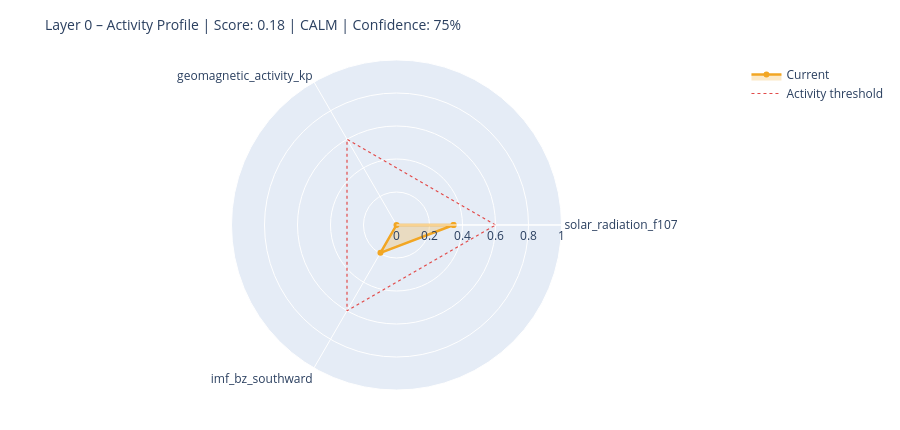

This figure's notebook cell:
### Markdown cell above
---
## 6. State Assessment & Handoff to Layer 1

### Code cell
# ============================================================
# STEP 1 – Collect raw values with source modes
# Mode: 'primary' | 'fallback_3h' | 'last_valid' | 'missing'
# ============================================================

def safe_last(df, col):
    if df is None or col not in df.columns: return None
    s = df[col].dropna()
    return float(s.iloc[-1]) if not s.empty else None

f107_now = safe_last(df_f107, 'f10.7')
bz_now   = safe_last(df_mag,  'bz_gsm')
kp_now   = safe_last(df_kp,   'kp')
sw_now   = safe_last(df_sw,   'speed')

source_modes = {
    'F10.7':    'primary'  if f107_now is not None else 'missing',
    'Kp':       'primary'  if kp_now   is not None else 'missing',
    'IMF_Bz':   'primary'  if bz_now   is not None else 'missing',
    'SW_speed': 'primary'  if sw_now   is not None else 'missing',
}

# Kp Fallback – 3h endpoint
if kp_now is None:
    try:
        r = requests.get(
            'https://services.swpc.noaa.gov/json/noaa-planetary-k-index.json',
            timeout=10)
        r.raise_for_status()
        fb = pd.DataFrame(r.json())
        tc = next((c for c in fb.columns if 'time' in c.lower()), fb.columns[0])
        kc = next((c for c in fb.columns if 'kp' in c.lower() and c != tc), None)
        if kc:
            fb[kc] = fb[kc].astype(str).str.extract(r'([0-9]+(?:\.[0-9]*)?)')[0]
            fb[kc] = pd.to_numeric(fb[kc], errors='coerce')
            fb = fb[fb[kc] >= 0].dropna(subset=[kc])
            if not fb.empty:
                kp_now = float(fb[kc].iloc[-1])
                source_modes['Kp'] = 'fallback_3h'
                print(f'  Kp fallback (3h): {kp_now:.1f}')
    except Exception as e:
        print(f'  Kp fallback failed: {e}')

# Solar Wind Fallback – last valid value
if sw_now is None and df_sw is not None and 'speed' in df_sw.columns:
    s = df_sw['speed'].dropna()
    if not s.empty:
        sw_now = float(s.iloc[-1])
        source_modes['SW_speed'] = 'last_valid'
        print(f'  SW fallback (last_valid): {sw_now:.0f} km/s')

print()
print('Source modes:', source_modes)

# ============================================================
# STEP 2 – Score from available components only
# ============================================================

def norm(v, lo, hi):
    if v is None: return None
    return max(0.0, min(1.0, (v - lo) / (hi - lo)))

COMPONENTS = {
    'solar_radiation_f107':    (f107_now, norm(f107_now, 60, 250)),
    'geomagnetic_activity_kp': (kp_now,   norm(kp_now,   0,   9)),
    'imf_bz_southward':        (bz_now,   norm(-(bz_now or 0) if bz_now else None, -5, 30)
                                           if bz_now is not None else None),
    'solar_wind_speed':        (sw_now,   norm(sw_now, 300, 800)),
}

available   = {k: v[1] for k, v in COMPONENTS.items() if v[1] is not None}
unavailable = [k for k, v in COMPONENTS.items() if v[1] is None]

layer0_score = round(sum(available.values()) / len(available), 4) if available else None
confidence   = round(len(available) / len(COMPONENTS), 2)

level = ('unknown'  if layer0_score is None
         else 'calm'     if layer0_score < 0.3
         else 'moderate' if layer0_score < 0.6
         else 'active')

# ============================================================
# STEP 3 – Dominant Driver
# ============================================================

def dominant_driver(kp, f107, bz, sw):
    candidates = []
    if kp   is not None and kp   >= 4:   candidates.append(('geomagnetic',    kp / 9))
    if sw   is not None and sw   >= 500:  candidates.append(('solar_wind',     sw / 800))
    if bz   is not None and bz   <= -5:   candidates.append(('imf_southward',  abs(bz) / 30))
    if f107 is not None and f107 >= 150:  candidates.append(('solar_radiation',f107 / 250))
    return max(candidates, key=lambda x: x[1])[0] if candidates else 'none'

driver = dominant_driver(kp_now, f107_now, bz_now, sw_now)

# ============================================================
# STEP 4 – Downstream expectations
# ============================================================

def downstream_expectation(driver, score, kp, bz, f107):
    exp = {
        'magnetosphere':        'calm',
        'ionosphere':           'calm',
        'schumann_resonance':   'unchanged',
        'lithosphere_currents': 'low',
    }
    if driver == 'geomagnetic' or (kp and kp >= 5):
        exp['magnetosphere']        = 'compressed / storm'
        exp['ionosphere']           = 'elevated disturbance (TEC variability)'
        exp['schumann_resonance']   = 'elevated amplitude possible'
        exp['lithosphere_currents'] = 'elevated induction currents'
    elif driver == 'imf_southward' or (bz and bz <= -5):
        exp['magnetosphere']        = 'energy coupling active'
        exp['ionosphere']           = 'elevated electron density possible'
        exp['schumann_resonance']   = 'slight modulation possible'
    elif driver == 'solar_radiation' or (f107 and f107 >= 150):
        exp['ionosphere']           = 'elevated ionization (F-layer)'
        exp['schumann_resonance']   = 'slightly elevated background activity'
    return exp

downstream = downstream_expectation(driver, layer0_score, kp_now, bz_now, f107_now)

# ============================================================
# CONSOLE OUTPUT
# ============================================================

W = 58
print('=' * W)
print('LAYER 0 – STATE ASSESSMENT')
print('=' * W)
for name, (raw_v, score_v) in COMPONENTS.items():
    if score_v is not None:
        bar = '█' * int(score_v * 20) + '░' * (20 - int(score_v * 20))
        print(f'  {name:<35}  {bar}  {score_v:.2f}')
    else:
        print(f'  {name:<35}  {"─" * 20}  n/a')
print('-' * W)
print(f'  Score ({len(available)}/{len(COMPONENTS)} components):  {layer0_score:.3f}')
print(f'  Confidence:         {confidence:.0%}')
print(f'  Level:              {level.upper()}')
print(f'  Dominant Driver:    {driver}')

# Radar chart
cats = list(available.keys())
vals = list(available.values())
if len(cats) >= 3:
    fig = go.Figure()
    fig.add_trace(go.Scatterpolar(
        r=vals + [vals[0]], theta=cats + [cats[0]],
        fill='toself', fillcolor='rgba(242,166,35,0.25)',
        line=dict(color='#F2A623', width=2.5), name='Current'
    ))
    fig.add_trace(go.Scatterpolar(
        r=[0.6] * (len(cats) + 1), theta=cats + [cats[0]],
        line=dict(color='#E24B4A', dash='dot', width=1.2),
        mode='lines', name='Activity threshold'
    ))
    fig.update_layout(
        title=dict(text=f'Layer 0 – Activity Profile | Score: {layer0_score:.2f} | {level.upper()} | Confidence: {confidence:.0%}',
                   font=dict(size=14)),
        polar=dict(radialaxis=dict(visible=True, range=[0, 1])),
        height=430, showlegend=True,
        margin=dict(l=60, r=60, t=60, b=40)
    )
    fig.show()

### Figure 1 — Plotly figure (JSON) as saved in the notebook; plotly's stock layout.template omitted (floating-point values rounded to 4 significant figures)
{"data": [{"fill": "toself", "fillcolor": "rgba(242,166,35,0.25)", "line": {"color": "#F2A623", "width": 2.5}, "name": "Current", "r": [0.3457, 0.0, 0.1946, 0.3457], "theta": ["solar_radiation_f107", "geomagnetic_activity_kp", "imf_bz_southward", "solar_radiation_f107"], "type": "scatterpolar"}, {"line": {"color": "#E24B4A", "dash": "dot", "width": 1.2}, "mode": "lines", "name": "Activity threshold", "r": [0.6, 0.6, 0.6, 0.6], "theta": ["solar_radiation_f107", "geomagnetic_activity_kp", "imf_bz_southward", "solar_radiation_f107"], "type": "scatterpolar"}], "layout": {"height": 430, "margin": {"b": 40, "l": 60, "r": 60, "t": 60}, "polar": {"radialaxis": {"range": [0, 1], "visible": true}}, "showlegend": true, "title": {"font": {"size": 14}, "text": "Layer 0 – Activity Profile | Score: 0.18 | CALM | Confidence: 75%"}}}
